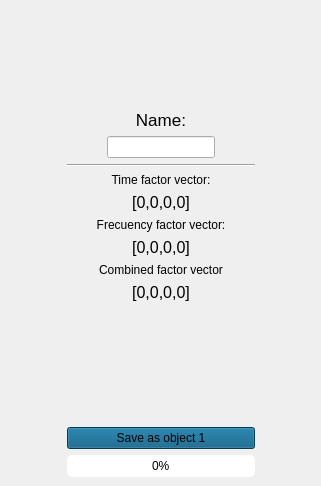
            <widget class="QWidget" name="Object1">
             <attribute name="title">
              <string>Object 1</string>
             </attribute>
             <layout class="QGridLayout" name="gridLayout_2">
              <property name="leftMargin">
               <number>0</number>
              </property>
              <property name="topMargin">
               <number>0</number>
              </property>
              <property name="rightMargin">
               <number>0</number>
              </property>
              <property name="bottomMargin">
               <number>0</number>
              </property>
              <item row="1" column="1">
               <widget class="QWidget" name="widget_17" native="true">
                <layout class="QVBoxLayout" name="verticalLayout_13">
                 <item>
                  <widget class="QLabel" name="object1Status">
                   <property name="font">
                    <font>
                     <pointsize>13</pointsize>
                    </font>
                   </property>
                   <property name="text">
                    <string>Name:</string>
                   </property>
                   <property name="alignment">
                    <set>Qt::AlignCenter</set>
                   </property>
                  </widget>
                 </item>
                 <item>
                  <widget class="QWidget" name="widget_9" native="true">
                   <layout class="QHBoxLayout" name="horizontalLayout_12">
                    <property name="leftMargin">
                     <number>0</number>
                    </property>
                    <property name="topMargin">
                     <number>0</number>
                    </property>
                    <property name="rightMargin">
                     <number>0</number>
                    </property>
                    <property name="bottomMargin">
                     <number>0</number>
                    </property>
                    <item>
                     <spacer name="horizontalSpacer_17">
                      <property name="orientation">
                       <enum>Qt::Horizontal</enum>
                      </property>
                      <property name="sizeHint" stdset="0">
                       <size>
                        <width>40</width>
                        <height>20</height>
                       </size>
                      </property>
                     </spacer>
                    </item>
                    <item>
                     <widget class="QLineEdit" name="object1Name">
                      <property name="sizePolicy">
                       <sizepolicy hsizetype="Fixed" vsizetype="Fixed">
                        <horstretch>0</horstretch>
                        <verstretch>0</verstretch>
                       </sizepolicy>
                      </property>
                      <property name="minimumSize">
                       <size>
                        <width>100</width>
                        <height>0</height>
                       </size>
                      </property>
                      <property name="layoutDirection">
                       <enum>Qt::LeftToRight</enum>
                      </property>
                      <property name="alignment">
                       <set>Qt::AlignCenter</set>
                      </property>
                      <property name="readOnly">
                       <bool>false</bool>
                      </property>
                     </widget>
                    </item>
                    <item>
                     <spacer name="horizontalSpacer_18">
                      <property name="orientation">
                       <enum>Qt::Horizontal</enum>
                      </property>
                      <property name="sizeHint" stdset="0">
                       <size>
                        <width>40</width>
                        <height>20</height>
                       </size>
                      </property>
                     </spacer>
                    </item>
                   </layout>
                  </widget>
                 </item>
                 <item>
                  <widget class="Line" name="line_5">
                   <property name="orientation">
                    <enum>Qt::Horizontal</enum>
                   </property>
                  </widget>
                 </item>
                 <item>
                  <widget class="QLabel" name="label_15">
                   <property name="text">
                    <string>Time factor vector:</string>
                   </property>
                   <property name="alignment">
                    <set>Qt::AlignCenter</set>
                   </property>
                  </widget>
                 </item>
                 <item>
                  <widget class="QLabel" name="object1Time">
                   <property name="font">
                    <font>
                     <pointsize>12</pointsize>
                    </font>
                   </property>
                   <property name="text">
                    <string>[0,0,0,0]</string>
                   </property>
                   <property name="alignment">
                    <set>Qt::AlignCenter</set>
                   </property>
                  </widget>
                 </item>
                 <item>
                  <widget class="QLabel" name="label_16">
                   <property name="text">
                    <string>Frecuency factor vector:</string>
                   </property>
                   <property name="alignment">
                    <set>Qt::AlignCenter</set>
                   </property>
                  </widget>
                 </item>
                 <item>
                  <widget class="QLabel" name="object1Frecuency">
                   <property name="font">
                    <font>
                     <pointsize>12</pointsize>
                    </font>
                   </property>
                   <property name="text">
                    <string>[0,0,0,0]</string>
                   </property>
                   <property name="alignment">
                    <set>Qt::AlignCenter</set>
                   </property>
                  </widget>
                 </item>
                 <item>
                  <widget class="QLabel" name="label_17">
                   <property name="text">
                    <string>Combined factor vector</string>
                   </property>
                   <property name="alignment">
                    <set>Qt::AlignCenter</set>
                   </property>
                  </widget>
                 </item>
                 <item>
                  <widget class="QLabel" name="object1Combined">
                   <property name="font">
                    <font>
                     <pointsize>12</pointsize>
                    </font>
                   </property>
                   <property name="text">
                    <string>[0,0,0,0]</string>
                   </property>
                   <property name="alignment">
                    <set>Qt::AlignCenter</set>
                   </property>
                  </widget>
                 </item>
                </layout>
               </widget>
              </item>
              <item row="2" column="1">
               <spacer name="verticalSpacer_2">
                <property name="orientation">
                 <enum>Qt::Vertical</enum>
                </property>
                <property name="sizeHint" stdset="0">
                 <size>
                  <width>20</width>
                  <height>101</height>
                 </size>
                </property>
               </spacer>
              </item>
              <item row="1" column="0">
               <spacer name="horizontalSpacer">
                <property name="orientation">
                 <enum>Qt::Horizontal</enum>
                </property>
                <property name="sizeHint" stdset="0">
                 <size>
                  <width>58</width>
                  <height>20</height>
                 </size>
                </property>
               </spacer>
              </item>
              <item row="1" column="2">
               <spacer name="horizontalSpacer_2">
                <property name="orientation">
                 <enum>Qt::Horizontal</enum>
                </property>
                <property name="sizeHint" stdset="0">
                 <size>
                  <width>57</width>
                  <height>20</height>
                 </size>
                </property>
               </spacer>
              </item>
              <item row="0" column="1">
               <spacer name="verticalSpacer">
                <property name="orientation">
                 <enum>Qt::Vertical</enum>
                </property>
                <property name="sizeHint" stdset="0">
                 <size>
                  <width>20</width>
                  <height>101</height>
                 </size>
                </property>
               </spacer>
              </item>
              <item row="3" column="1">
               <widget class="QWidget" name="widget_28" native="true">
                <layout class="QVBoxLayout" name="verticalLayout_20">
                 <item>
                  <widget class="QPushButton" name="object1Save">
                   <property name="styleSheet">
                    <string notr="true">background-color: rgb(0, 85, 127);</string>
                   </property>
                   <property name="text">
                    <string>Save as object 1</string>
                   </property>
                  </widget>
                 </item>
                 <item>
                  <widget class="QProgressBar" name="progressBar1">
                   <property name="styleSheet">
                    <string notr="true">QProgressBar {
    border: 0px solid grey;
    border-radius: 5px;/*radio de las esquinas*/
	text-align: center;
	font: 57 10pt &quot;Orbitron&quot;;
}
QProgressBar::chunk {
background-color: rgba(19, 218, 5, 80%);
	color: rgb(0, 170, 0);
}</string>
                   </property>
                   <property name="value">
                    <number>0</number>
                   </property>
                   <property name="textVisible">
                    <bool>true</bool>
                   </property>
                   <property name="textDirection">
                    <enum>QProgressBar::BottomToTop</enum>
                   </property>
                  </widget>
                 </item>
                </layout>
               </widget>
              </item>
             </layout>
            </widget>
